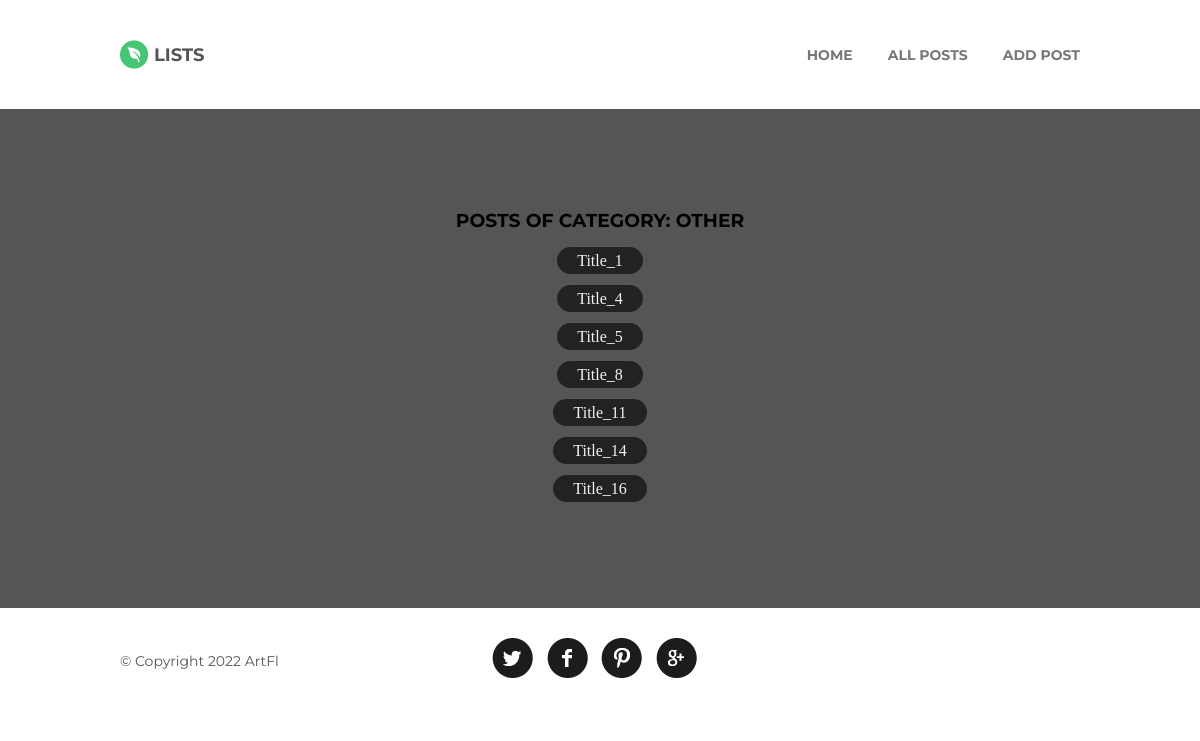
The page /article/sectionCategories.php?article=1001 on the database its author committed.
### tables this page shows
CREATE TABLE `categories` (
  `ID` int(10) NOT NULL,
  `NAME` varchar(100) NOT NULL,
  `CODE` varchar(10) NOT NULL
);

CREATE TABLE `posts` (
  `ID` int(10) NOT NULL,
  `ACTIVE` tinyint(1) NOT NULL,
  `TITLE` varchar(20) NOT NULL,
  `CODE` varchar(10) NOT NULL,
  `CONTENT` text NOT NULL,
  `CATEGORY_ID` int(10) NOT NULL,
  `AUTHOR_ID` int(10) NOT NULL,
  `DATE` datetime NOT NULL
);

### article/functions.php (called while the page is built, shortened)
<?php
function getPostOfCategories ($dbConnect, $categoriesId)
{
    $query = "SELECT code, title FROM posts WHERE posts.category_id = {$categoriesId}";
    $result = mysqli_query($dbConnect, $query) or die("SQL: getPostOfCategories Error!" . __FILE__ . " " . __LINE__);
    return $result;
}
function getIdCategories($dbConnect, $categoriesId)
{
    $query = "SELECT * FROM categories WHERE ID = {$categoriesId}";
    $result = mysqli_query($dbConnect, $query) or die("SQL:  getIdCategories Error!" . __FILE__ . " " . __LINE__);
    return $result;
}

### article/sectionCategories.php (the view)
<?php
    require_once '../core/core.php';
    require_once './functions.php';
    require_once './header.php';
    if (!empty($_GET['article'])) {
        $categoriesId = $_GET['article'];
    }
?>
<section class="promo">
    <div class="container">
        <div class="promo__content">
            <?php
            $result = getIdCategories($mysqli, $categoriesId);
            $row = mysqli_fetch_row($result);
            ?>
            <h3>Posts of category: <?php echo ' ' . $row[1]; ?></h3>
            <ul>
                <?php
                    $result = getPostOfCategories($mysqli, $categoriesId);
                    if ($result) {
                        while ($row = mysqli_fetch_row($result)) { ?>
                            <li><a href="./detail.php?article=<?php echo $row[0] ?>"><?php echo $row[1] ?></a>
                            </li><?php
                        }
                    }?>
            </ul>
        </div>
    </div>
</section>
<?php
require_once './footer.php';

### css/style.css (style rules this page uses)
* { margin: 0; padding: 0; }
.container { width: 80%; max-width: 1280px; margin: 0 auto; }
.body h1, h2, h3 { font-family: 'Montserrat'; text-transform: uppercase; font-weight: 700; }
.promo { background-color: #555555; background-size: cover; }
.promo__content { padding: 100px 0; text-align: center; }
.promo__content li { padding: 10px 0; }
.promo__content ul { list-style: none; }
.promo__content ul a { text-decoration: none; color: #f3f2f2; font-size: 16px; background-color: #222222; padding: 5px 20px; border-radius: 15px; }
.promo__content h3 { padding-bottom: 10px; }

### rows shown on the page
categories: NAME "OTHER"
posts: TITLE "Title_1"
posts: TITLE "Title_4"
posts: TITLE "Title_5"
posts: TITLE "Title_8"
posts: TITLE "Title_11"
posts: TITLE "Title_14"
posts: TITLE "Title_16"
